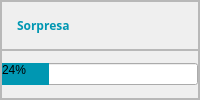
                    <widget class="QFrame" name="frame_12">
                     <property name="frameShape">
                      <enum>QFrame::StyledPanel</enum>
                     </property>
                     <property name="frameShadow">
                      <enum>QFrame::Raised</enum>
                     </property>
                     <layout class="QVBoxLayout" name="verticalLayout_5" stretch="1,1">
                      <property name="spacing">
                       <number>0</number>
                      </property>
                      <property name="leftMargin">
                       <number>0</number>
                      </property>
                      <property name="topMargin">
                       <number>0</number>
                      </property>
                      <property name="rightMargin">
                       <number>0</number>
                      </property>
                      <property name="bottomMargin">
                       <number>0</number>
                      </property>
                      <item>
                       <widget class="QFrame" name="frame_30">
                        <property name="frameShape">
                         <enum>QFrame::StyledPanel</enum>
                        </property>
                        <property name="frameShadow">
                         <enum>QFrame::Raised</enum>
                        </property>
                        <layout class="QHBoxLayout" name="horizontalLayout_18">
                         <property name="spacing">
                          <number>15</number>
                         </property>
                         <property name="leftMargin">
                          <number>0</number>
                         </property>
                         <property name="topMargin">
                          <number>0</number>
                         </property>
                         <property name="rightMargin">
                          <number>0</number>
                         </property>
                         <property name="bottomMargin">
                          <number>0</number>
                         </property>
                         <item>
                          <widget class="QLabel" name="label_21">
                           <property name="sizePolicy">
                            <sizepolicy hsizetype="Fixed" vsizetype="Preferred">
                             <horstretch>0</horstretch>
                             <verstretch>0</verstretch>
                            </sizepolicy>
                           </property>
                           <property name="text">
                            <string>&lt;html&gt;&lt;head/&gt;&lt;body&gt;&lt;p&gt;&lt;img src=&quot;:/Primero/sorpresa.png&quot;/&gt;&lt;/p&gt;&lt;/body&gt;&lt;/html&gt;</string>
                           </property>
                          </widget>
                         </item>
                         <item>
                          <widget class="QLabel" name="label_27">
                           <property name="font">
                            <font>
                             <family>Open Sans</family>
                             <pointsize>9</pointsize>
                             <weight>75</weight>
                             <bold>true</bold>
                            </font>
                           </property>
                           <property name="styleSheet">
                            <string notr="true">color: rgb(0, 151, 178);</string>
                           </property>
                           <property name="text">
                            <string>Sorpresa</string>
                           </property>
                          </widget>
                         </item>
                        </layout>
                       </widget>
                      </item>
                      <item>
                       <widget class="QFrame" name="frame_31">
                        <property name="frameShape">
                         <enum>QFrame::StyledPanel</enum>
                        </property>
                        <property name="frameShadow">
                         <enum>QFrame::Raised</enum>
                        </property>
                        <layout class="QHBoxLayout" name="horizontalLayout_26">
                         <property name="spacing">
                          <number>0</number>
                         </property>
                         <property name="leftMargin">
                          <number>0</number>
                         </property>
                         <property name="topMargin">
                          <number>0</number>
                         </property>
                         <property name="rightMargin">
                          <number>0</number>
                         </property>
                         <property name="bottomMargin">
                          <number>0</number>
                         </property>
                         <item>
                          <widget class="QProgressBar" name="sorpresa">
                           <property name="styleSheet">
                            <string notr="true">QProgressBar::chunk {
    background-color: #0097B2;
}</string>
                           </property>
                           <property name="value">
                            <number>24</number>
                           </property>
                          </widget>
                         </item>
                        </layout>
                       </widget>
                      </item>
                     </layout>
                    </widget>
